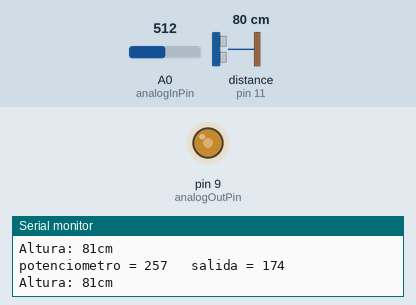
A sketch run on a simulated Arduino Uno, built with avr-gcc and run on an emulated ATmega328P. Shown: output pins drawn as LEDs (lit = HIGH), the last lines printed to the serial monitor. The inputs (shaded band) are chosen by the test bench; at power-on: A0 (analogInPin) = 512, distance to the obstacle (sensor on pin 11) 80 cm. The echo pulse lasts 58.3 µs per cm.

Above: at 4.1 s.
4.2 s: A0 (analogInPin) set to 716
At 9.6 s:
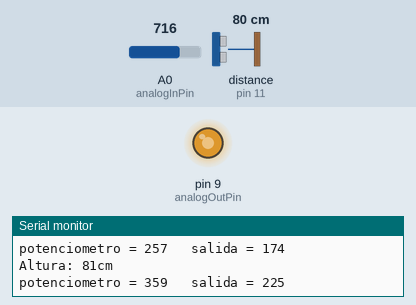
9.9 s: A0 (analogInPin) set to 900
At 12.2 s:
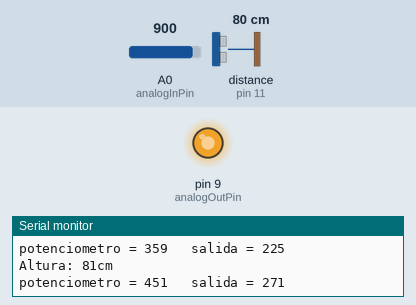
14.2 s: A0 (analogInPin) set to 190
At 19.4 s:
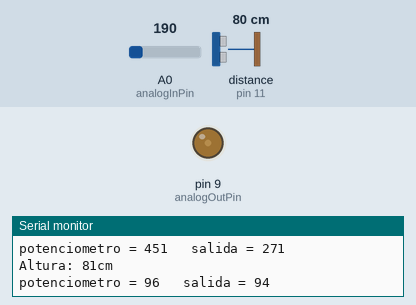
28.3 s: A0 (analogInPin) set to 511
At 32.8 s:
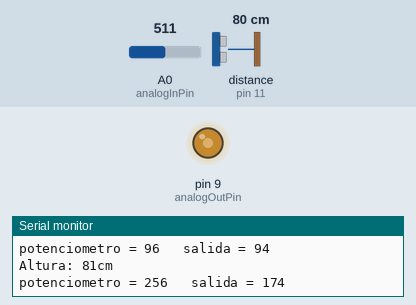
Timing chart, 0 to 33.6 s (numbered marks = the images above; inputs shaded):
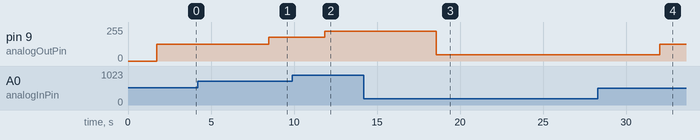

The sketch:

Analog_In_Out_Serial.ino
```cpp
#include <NewPing.h>

#define TRIGGER_PIN  12
#define ECHO_PIN     11
#define MAX_DISTANCE 200

/*Crear el objeto de la clase NewPing*/
NewPing sonar(TRIGGER_PIN, ECHO_PIN, MAX_DISTANCE);


const int analogInPin = A0;
const int analogOutPin = 9;

int sensorValue = 0;
int outputValue = 0;


void setup() {
  Serial.begin(9600);
}

void loop() {

  delay(1);

  int uS = sonar.ping_median();

  Serial.print("Altura: ");
  Serial.print(uS / US_ROUNDTRIP_CM);
  Serial.println("cm");
  // read the analog in value:
  sensorValue = analogRead(analogInPin);
  digitalWrite(13, HIGH);
  delay(uS / US_ROUNDTRIP_CM * 10);
  digitalWrite(13, LOW);
  delay(uS / US_ROUNDTRIP_CM * 10);

  outputValue = map(sensorValue, 0, 1023, 0, 255);
  analogWrite(analogOutPin, outputValue);
  Serial.print("potenciometro = ");
  Serial.print(sensorValue / 2 + 1);
  Serial.print("\t salida = ");
  Serial.println(outputValue + 47);
  digitalWrite(13, HIGH);
  delay(uS / US_ROUNDTRIP_CM * 10);
  digitalWrite(13, LOW);
  delay(uS / US_ROUNDTRIP_CM * 10);
}
```

Measured:
- after the input at 4.2 s, pin 9 (analogOutPin): 127/255 → 178/255 after 4.3 s
- after the input at 9.9 s, pin 9 (analogOutPin): 178/255 → 224/255 after 1.9 s
- after the input at 14.2 s, pin 9 (analogOutPin): 224/255 → 47/255 after 4.4 s
- after the input at 28.3 s, pin 9 (analogOutPin): 47/255 → 127/255 after 3.7 s
